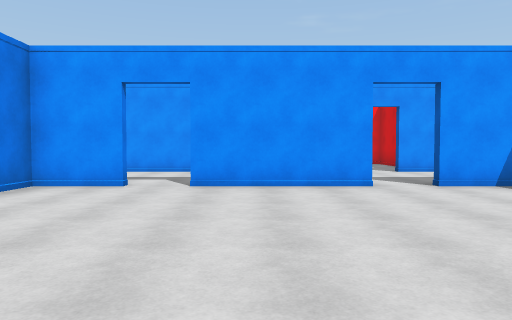
view 1 (above)

17 first-person views from a walk through a scene from a Unity 3-D project. The camera is 1.4 m above the floor, tilts 2° down and sees 70° across. The floor is counted in squares, 2 m on a side. Each view is taken from the middle of a square. On the plan, view 1 faces up. The plan holds only what a view shows up to about 11 squares ahead; the rest is blank. The place goes on beyond the plan. The player character is not drawn. Some animated figures are not drawn. Surface patterns are stand-ins for the level's own textures.

view 2
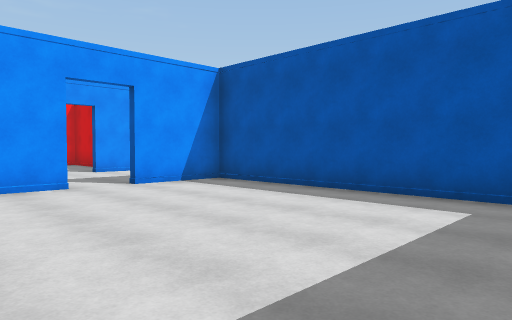

view 3
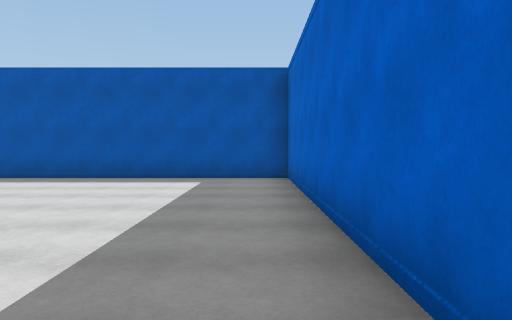

view 4
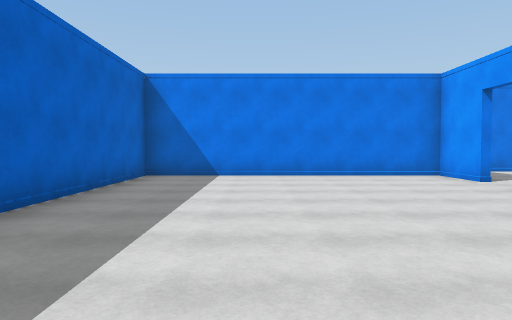

view 5
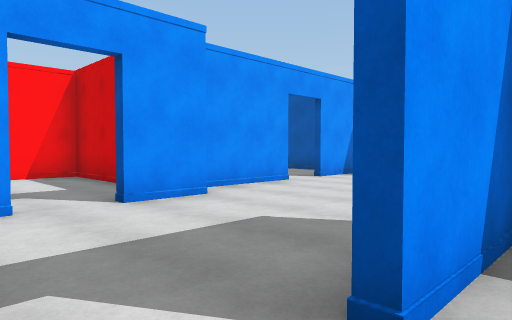

view 6
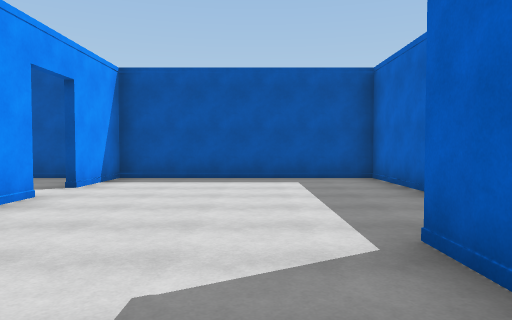

view 7
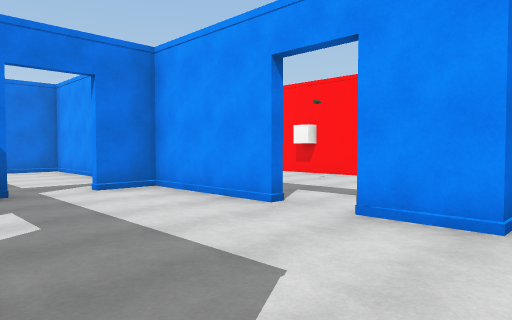

view 8
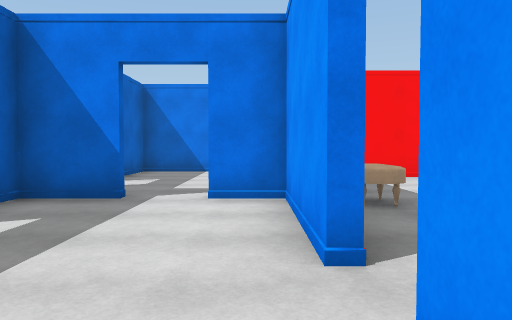

view 9
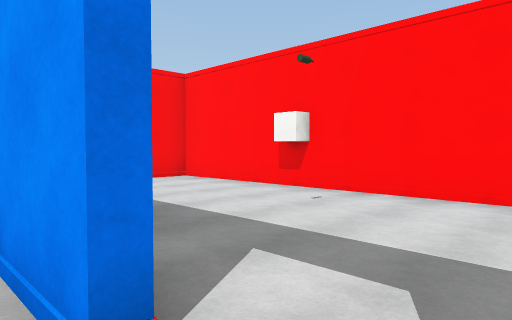

view 10
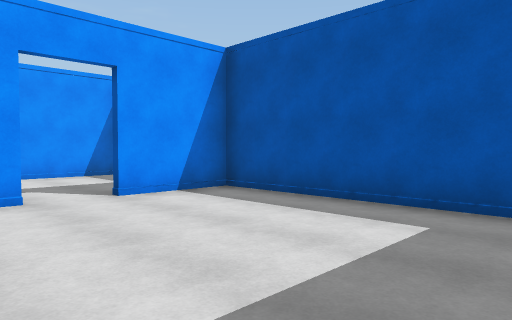

view 11
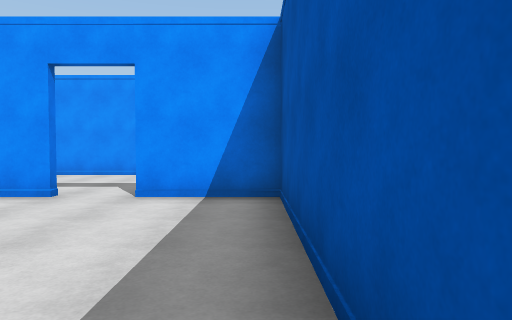

view 12
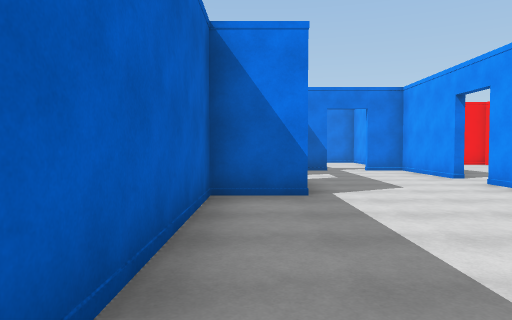

view 13
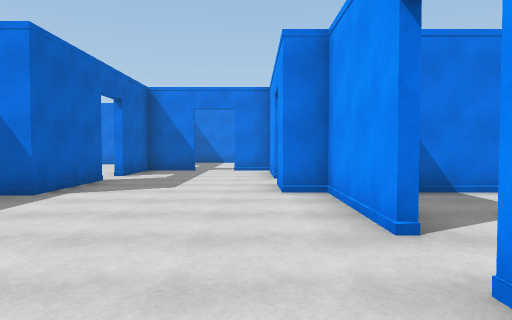

view 14
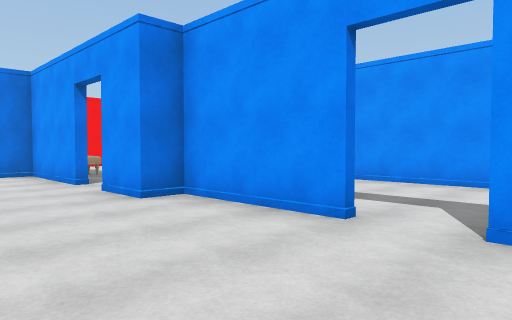

view 15
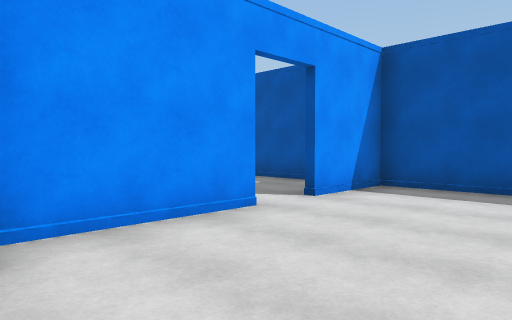

view 16
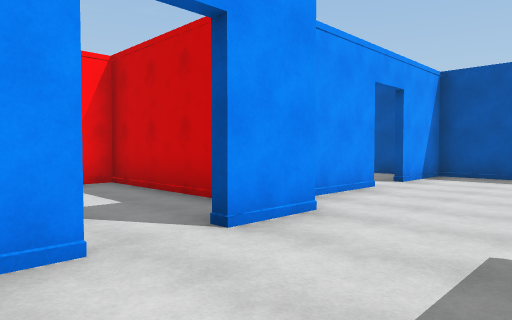

view 17
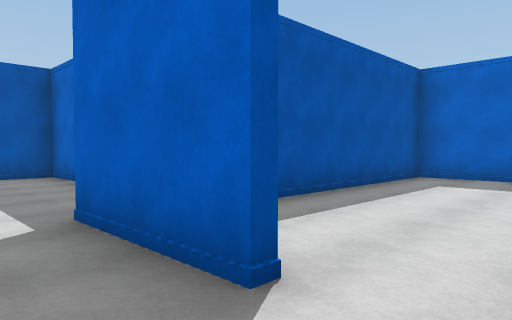

### Floor plan
Ten units are one square. View 1 is at (0, 0); x grows to the right and y downward. Boxes are objects, and circles mark ways between rooms. Rooms are numbered by the first view taken in them; rooms with no view inside come last. Other rooms are left out.
<svg viewBox="-60 -157 178 169">
<path fill="none" stroke="#000" d="M21 -65 -13 -65M-24 -65 -40 -65M-40 -67 -40 7 53 7 53 -65 32 -65M54 -104 40 -104M81 -111 54 -111M33 -67 57 -67 57 -53 113 -53 113 -111 93 -111M29 -104 14 -104M-18 -104 -55 -104 -55 -67 -40 -67M14 -104 0 -104 0 -93M0 -83 0 -67 21 -67M-36 -139 -36 -125M51 -119 51 -152 -36 -152 -36 -143M113 -121 113 -144M111 -152 59 -152M54 -139 54 -125"/>
<rect x="-5" y="-125" width="20" height="20" fill="#bbb"><title>other object</title></rect>
<circle cx="30" cy="-70" r="3" fill="#2a7"/>
<circle cx="-20" cy="-70" r="3" fill="#2a7"/>
<circle cx="10" cy="-90" r="3" fill="#2a7"/>
<circle cx="35" cy="-110" r="3" fill="#2a7"/>
<circle cx="90" cy="-110" r="3" fill="#2a7"/>
<text x="10" y="-30">1</text>
<text x="70" y="-80">2</text>
<text x="-10" y="-110">3</text>
<text x="90" y="-130">4</text>
</svg>
Room 1 opens to room 2. Room 1 opens to room 3. Room 2 opens to room 3. Room 2 opens to room 4.

Where each view was taken, in squares from view 1:
view 1: 0 up, 0 right, facing up
view 2: 0 up, 0 right, facing up-right
view 3: 0 up, 3 left, facing right
view 4: 2 up, 5 right, facing left
view 5: 6 up, 2 right, facing up-right
view 6: 8 up, 3 right, facing right
view 7: 7 up, 6 right, facing up-left
view 8: 10 up, 5 right, facing left
view 9: 10 up, 4 right, facing up-left
view 10: 6 up, 7 right, facing up-right
view 11: 6 up, 11 right, facing up
view 12: 6 up, 11 right, facing left
view 13: 10 up, 11 right, facing left
view 14: 8 up, 10 right, facing up-left
view 15: 8 up, 5 right, facing up-right
view 16: 8 up, 2 right, facing up-right
view 17: 8 up, 2 right, facing down-right
